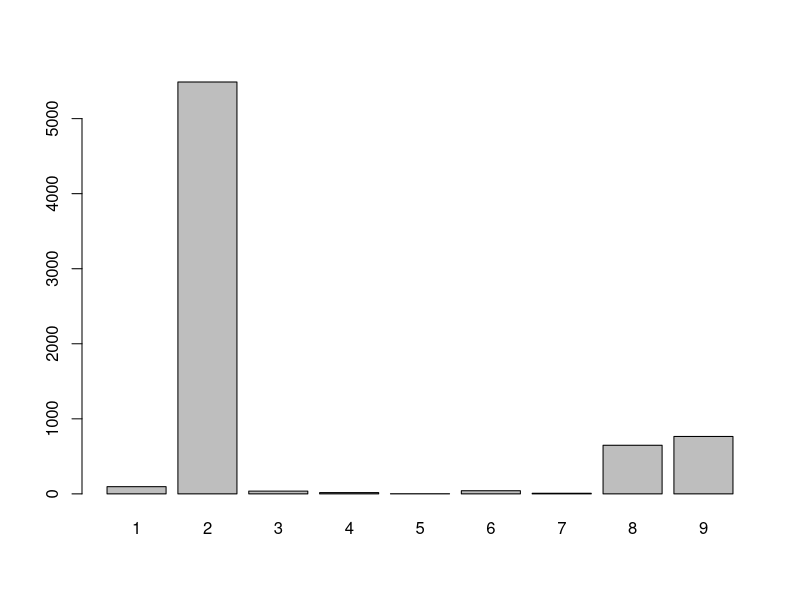
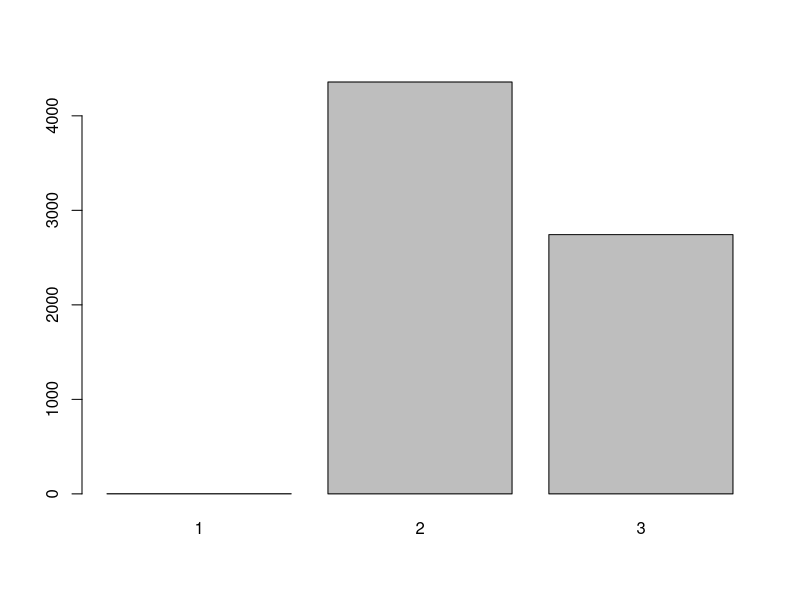
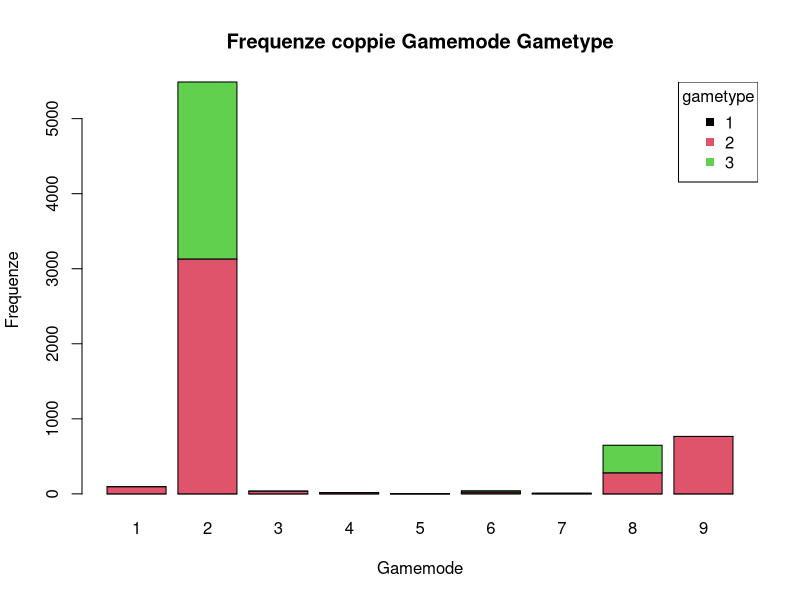
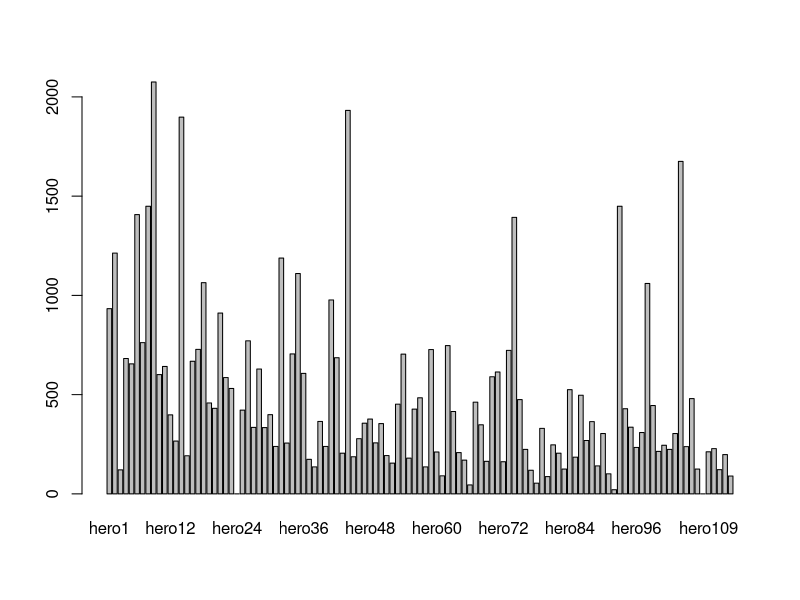
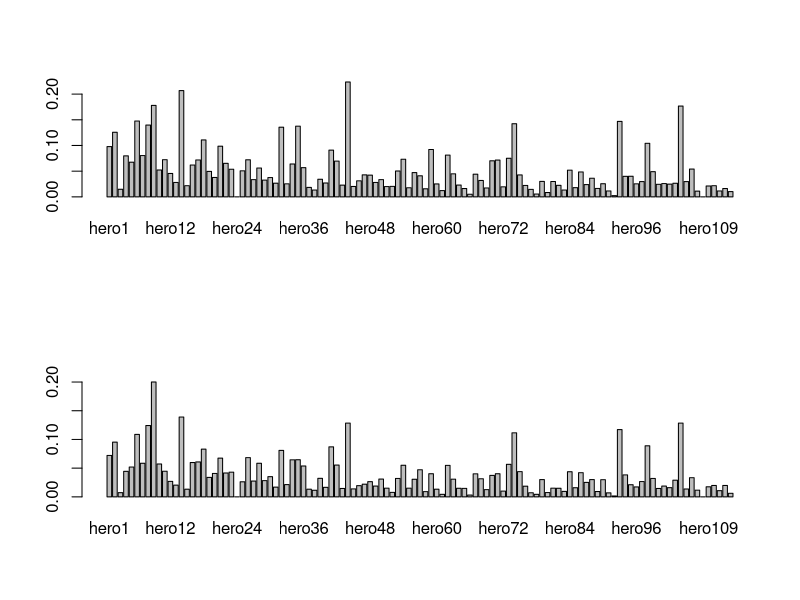
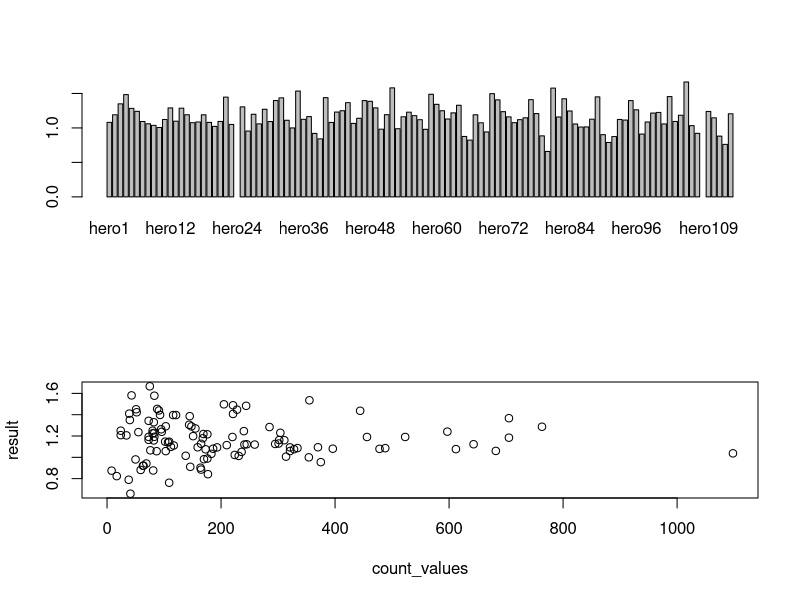

R code for these plots, in order:
library(dplyr)

getwd()  # Mostra la directory corrente
# setwd("ProgettiR\\ProggettoStatistica")  # Imposta una nuova directory di lavoro


# Separazione delle colonne
my_data <- read.table("dota2_2.csv", header = TRUE, sep = ";", na.strings = "NA", dec = ",")

# Trasformazione delle colonne stringe in int
columInt = paste0("hero", 22:113)
for (name in columInt) {
  my_data[,name] = as.integer(as.numeric(my_data[,name]))
}
my_data$win = as.integer(as.numeric(my_data$win))



# Stampa frequenze gamemode
freq <- table(my_data$gamemode)
print(freq)
barplot(freq)

# Stampa frequenze gametype
freq <- table(my_data$gametype)
print(freq)
barplot(freq)

# Stampa frequenze gamemode e gametype
freq <- table(my_data$gametype,my_data$gamemode)
print(freq)
barplot(freq, ylab="Frequenze", xlab="Gamemode",legend.title="Gametype", main="Frequenze coppie Gamemode Gametype", col= 1:3)
# Aggiunta della legenda
legend(
  "topright", 
  legend = sort(unique(my_data$gametype)), 
  col = 1:3, 
  pch = 15, 
  title = "gametype"
)


# Valori null
any_na <- any(is.na(my_data))
print(any_na)


# Frequenze di pick degli Hero con gamemode=2 e gametype=2|3
#install pakages dplyr
my_data2 = filter(my_data, gamemode==2 & (gametype==2 | gametype==3))

hero_columns <- my_data2[, paste0("hero", 1:113)]  # Per esempio, da hero1 a hero3

# Funzione per contare 1 e -1 separatamente e incrementare un contatore di 1
count_values <- apply(hero_columns, 2, function(col) {
  # Conta quante volte appaiono 1 o -1
  sum(col == 1) + sum(col == -1) 
})

barplot(count_values)



# Grafico combinato con gametype=2 
par(mfrow=c(2,1))

# Frequenze di pick degli Hero con gamemode=2 e gametype=2
my_data3 = filter(my_data, gamemode==2 & gametype==2)

hero_columns <- my_data3[, paste0("hero", 1:113)]  # Per esempio, da hero1 a hero3

# Funzione per contare 1 e -1 separatamente e incrementare un contatore di 1
count_values <- apply(hero_columns, 2, function(col) {
  # Conta quante volte appaiono 1 o -1
  sum(col == 1) + sum(col == -1) 
})

barplot(sapply(count_values, function(x) x/nrow(my_data2)))


# Frequenze di pick degli Hero con gamemode=2 e gametype=3
my_data4 = filter(my_data, gamemode==2 & gametype==3)

hero_columns <- my_data4[, paste0("hero", 1:113)]  # Per esempio, da hero1 a hero3

# Funzione per contare 1 e -1 separatamente e incrementare un contatore di 1
count_values <- apply(hero_columns, 2, function(col) {
  # Conta quante volte appaiono 1 o -1
  sum(col == 1) + sum(col == -1) 
})

barplot(sapply(count_values, function(x) x/nrow(my_data2)))




# WinRate degli Hero

# Definizione della funzione
compare_hero_to_win <- function(data, hero_columns, win_column) {
  # Crea un vettore per memorizzare i risultati
  results <- numeric(length(hero_columns))
  
  # Loop su ogni colonna hero
  for (i in seq_along(hero_columns)) {
    hero_col <- hero_columns[i]
    # Conta le righe dove il valore di hero è uguale al valore di win
    results[i] <- sum(data[[hero_col]] == data[[win_column]], na.rm = TRUE)
  }
  
  # Ritorna i risultati come un named vector
  names(results) <- hero_columns
  return(results)
}

# Utilizzo della funzione sul dataset hero_columns
hero_column_names <- paste0("hero", 1:113)
win_column_name <- "win"

# Calcola il numero di istanze per ogni colonna hero
result <- compare_hero_to_win(my_data2, hero_column_names, win_column_name)

for(i in 1:113){
  result[i]= result[i]/count_values[i]
}
  

# Mostra i risultati
barplot(result)


plot(count_values,result)